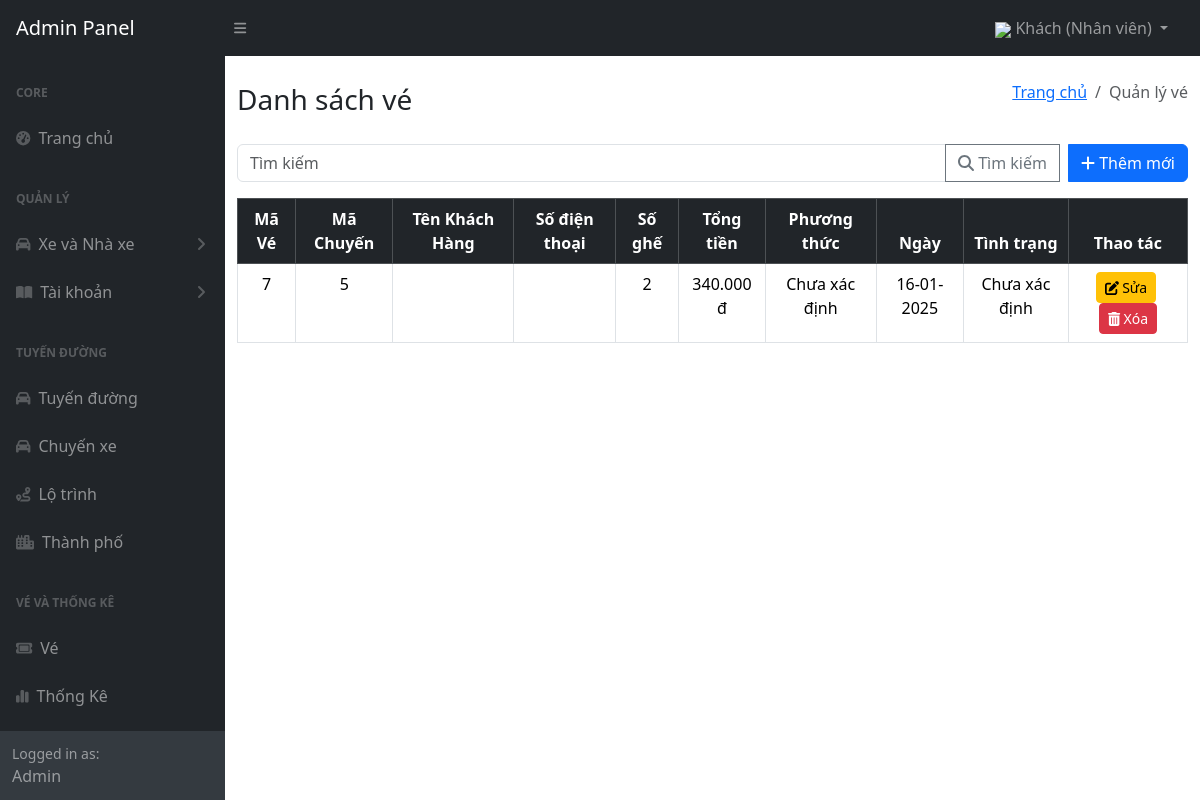
The app's page /admin/views/ticket.php, older data.
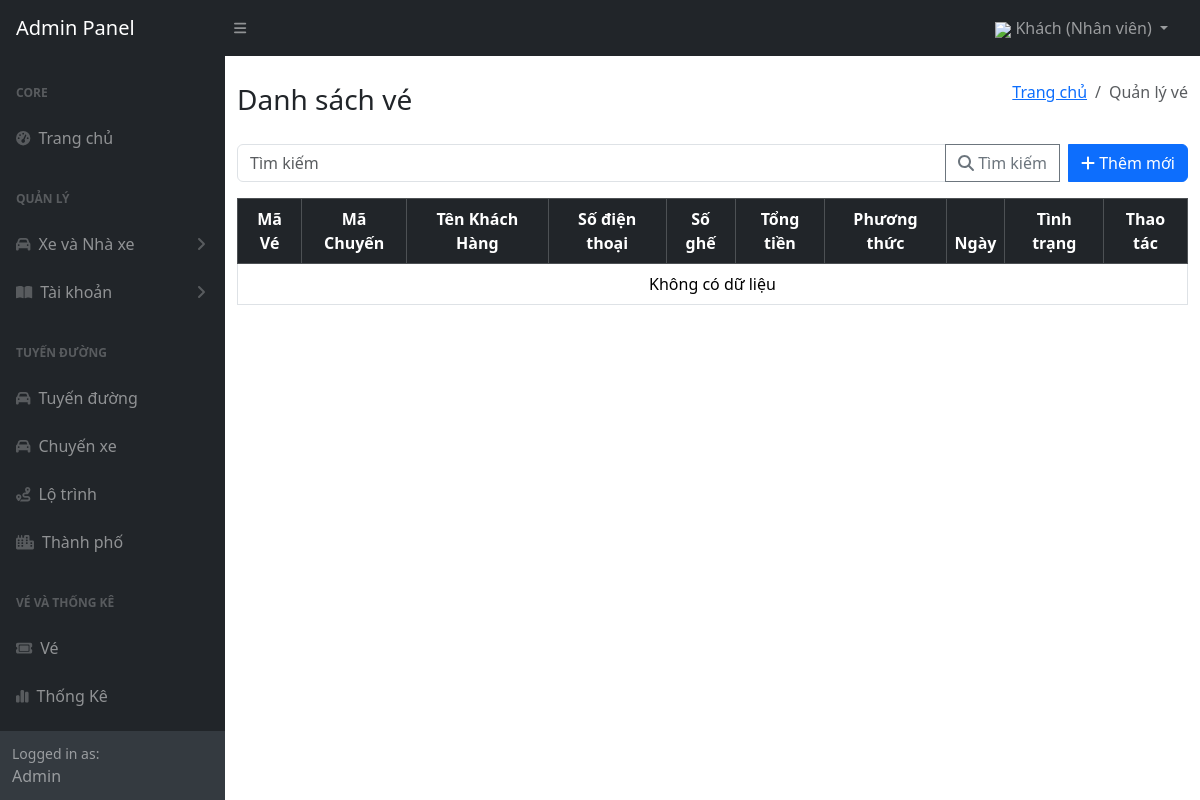
The same page, newer data.
### tables this page shows
CREATE TABLE `ticket` (
  `id_ticket` int(11) NOT NULL,
  `id_trip` int(11) NOT NULL,
  `id_user` int(11) NOT NULL,
  `name` varchar(255) NOT NULL,
  `phone` int(11) NOT NULL,
  `number_seat` int(11) NOT NULL,
  `total_price` decimal(10,2) NOT NULL,
  `status` varchar(255) NOT NULL DEFAULT '',
  `method` varchar(255) NOT NULL,
  `date` date NOT NULL
);

### admin/module/formart.php (called while the page is built, shortened)
<?php
function formatDay($date)
{
    $timestamp = strtotime($date);
    return date('d-m-Y', $timestamp);
}
?>

### admin/views/ticket.php (the view, shortened to what the changed rows need)
<?php include_once 'navbar.php'; ?>
<?php include_once 'slidebar.php'; ?>
<?php include '../module/formart.php'; ?>
<?php
$db = new Database();
$conn = $db->connectBee();
?>
<!DOCTYPE html>
<html lang="en">
<head>
    <link href="https://cdn.jsdelivr.net/npm/bootstrap@5.3.1/dist/css/bootstrap.min.css" rel="stylesheet">
    <link href="https://cdnjs.cloudflare.com/ajax/libs/font-awesome/6.0.0-beta3/css/all.min.css" rel="stylesheet">
</head>
<body>
    <div id="layoutSidenav_content">
        <div class="container mt-4">
                                        <?php
                                        $sql = "SELECT id_trip FROM trip";
                                        $result = $conn->query($sql);
                                        ?>
            <div class="text-center">
                <table class="table table-bordered table-hover">
                    <?php
                    $search_keyword = $_POST['search_keyword'] ?? '';
                    $sql = "SELECT id_ticket, id_trip, name, phone, number_seat, total_price, method, date, status FROM ticket";
                    if ($search_keyword) {
                        $sql .= " WHERE id_ticket LIKE ? OR phone LIKE ?";
                        $stmt = $conn->prepare($sql);
                        $like_keyword = "%" . $search_keyword . "%";
                        $stmt->bind_param("ss", $like_keyword, $like_keyword);
                        $stmt->execute();
                        $result = $stmt->get_result();
                    } else {
                        $result = $conn->query($sql);
                    }
                    ?>
                    <thead class="table-dark">
                        <tr>
                            <th>Mã Vé</th>
                            <th>Mã Chuyến</th>
                            <th>Tên Khách Hàng</th>
                            <th>Số điện thoại</th>
                            <th>Số ghế</th>
                            <th>Tổng tiền</th>
                            <th>Phương thức</th>
                            <th>Ngày</th>
                            <th>Tình trạng</th>
                            <th>Thao tác</th>
                        </tr>
                    </thead>
                    <tbody id="dataTable">
                        <?php
                        if ($result && $result->num_rows > 0) {
                            while ($row = $result->fetch_assoc()) {
                            $methodValue = $row['method'];
                            $statusValue = $row['status'];
                            $methodText = isset($method[$methodValue]) ? $method[$methodValue] : 'Chưa xác định';
                            $statusText = isset($status[$statusValue]) ? $status[$statusValue] : 'Chưa xác định';
                            $total_price = number_format($row['total_price'], 0, ',', '.') . ' đ';
                                echo "<tr>
                        <td>{$row['id_ticket']}</td>
                        <td>{$row['id_trip']}</td>
                        <td>{$row['name']}</td>
                        <td>{$row['phone']}</td>
                        <td>{$row['number_seat']}</td>
                        <td>{$total_price}</td>
                        <td>{$methodText}</td>
                        <td>" . formatDay($row['date']) . "</td>
                        <td>{$statusText}</td>
                        <td>
                            <button class='btn btn-warning btn-sm me-1 btnEdit'
                                data-id='" . $row['id_ticket'] . "'
                                data-id_trip='" . $row['id_trip'] . "'
                                data-name='" . htmlspecialchars($row['name'], ENT_QUOTES, 'UTF-8') . "'
                                data-phone='" . htmlspecialchars($row['phone'], ENT_QUOTES, 'UTF-8') . "'
                                data-number_seat='" . $row['number_seat'] . "'
                                data-total_price='" . $row['total_price'] . "'
                                data-method='" . $row['method'] . "'
                                data-date='" . $row['date'] . "'
                                data-status='" . $row['status'] . "'>
                                <i class='fas fa-edit'></i> Sửa </button>
                            <button class='btn btn-danger btn-sm btnDelete' data-id='" . $row['id_ticket'] . "'><i class='fas fa-trash-alt'></i> Xóa</button>
                        </td>
                    </tr>";
                            }
                        } else {
                            echo "<tr><td colspan='10' class='text-center'>Không có dữ liệu</td></tr>";
                        }
                        ?>
                    </tbody>
                </table>
            </div>
</body>
</html>

Row changes from the older to the newer data that the page shows:
removed ticket: id_ticket "7", id_trip "5", number_seat "2", total_price "340.000 đ", method "Chưa xác định", date "16-01-2025", status "Chưa xác định"
Text that changed along with them:
text now shown: "Không có dữ liệu"
